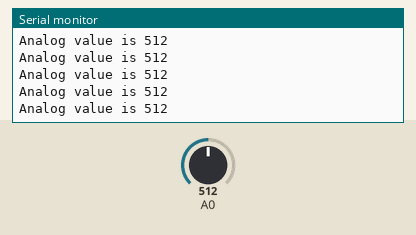
Recording of a sketch running on a simulated Arduino Uno, built with avr-gcc and run on an emulated ATmega328P. Shown: the last lines printed to the serial monitor. Inputs (shaded band) come from the test bench; at power-on: A0 = 512.

Above: at 2.7 s.
2.8 s: A0 set to 992
At 3.9 s:
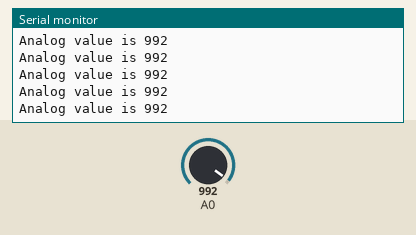
5.8 s: A0 set to 1014
At 6.9 s:
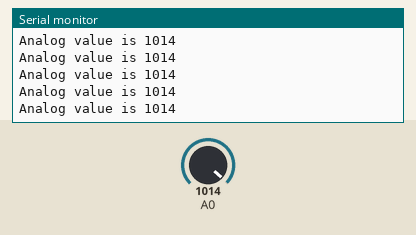
Timing chart, 0 to 8.8 s (numbered marks = the images above; inputs shaded):
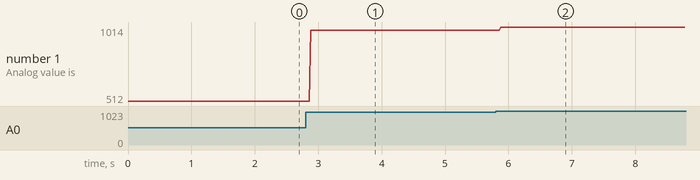

Measured:
- after the input at 2.8 s, the serial monitor: prints a new line after 0.08 s (image 1)
- after the input at 5.8 s, the serial monitor: prints a new line after 0.08 s (image 2)
- plotted number 1: 512 → 992 after the input at 2.8 s, 992 → 1014 after the input at 5.8 s

The sketch:

adc.ino
```cpp
void setup()
{
  Serial.begin(9600);
}

void loop()
{
  int a = analogRead(A0);
  Serial.print("Analog value is ");
  Serial.println(a);
}
```
